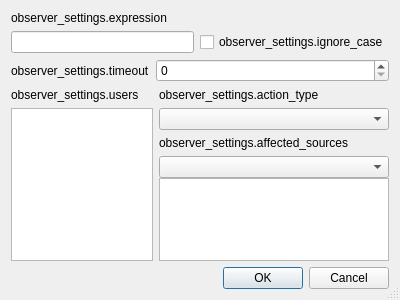
<?xml version="1.0" encoding="UTF-8"?>
<ui version="4.0">
 <class>ActionConfigDialog</class>
 <widget class="QDialog" name="ActionConfigDialog">
  <property name="geometry">
   <rect>
    <x>0</x>
    <y>0</y>
    <width>400</width>
    <height>300</height>
   </rect>
  </property>
  <property name="windowTitle">
   <string>Action Settings</string>
  </property>
  <property name="sizeGripEnabled">
   <bool>true</bool>
  </property>
  <property name="modal">
   <bool>true</bool>
  </property>
  <layout class="QVBoxLayout" name="verticalLayout_2">
   <item>
    <widget class="QLabel" name="label">
     <property name="text">
      <string>observer_settings.expression</string>
     </property>
    </widget>
   </item>
   <item>
    <layout class="QHBoxLayout" name="horizontalLayout">
     <item>
      <widget class="QLineEdit" name="pattern"/>
     </item>
     <item>
      <widget class="QCheckBox" name="ignoreCase">
       <property name="text">
        <string>observer_settings.ignore_case</string>
       </property>
      </widget>
     </item>
    </layout>
   </item>
   <item>
    <layout class="QHBoxLayout" name="horizontalLayout_3">
     <item>
      <widget class="QLabel" name="label_5">
       <property name="text">
        <string>observer_settings.timeout</string>
       </property>
      </widget>
     </item>
     <item>
      <widget class="QSpinBox" name="timeout">
       <property name="sizePolicy">
        <sizepolicy hsizetype="Expanding" vsizetype="Fixed">
         <horstretch>0</horstretch>
         <verstretch>0</verstretch>
        </sizepolicy>
       </property>
       <property name="maximum">
        <number>1000</number>
       </property>
      </widget>
     </item>
    </layout>
   </item>
   <item>
    <layout class="QHBoxLayout" name="horizontalLayout_2">
     <item>
      <layout class="QVBoxLayout" name="verticalLayout_3">
       <item>
        <widget class="QLabel" name="label_4">
         <property name="text">
          <string>observer_settings.users</string>
         </property>
        </widget>
       </item>
       <item>
        <widget class="QPlainTextEdit" name="users">
         <property name="lineWrapMode">
          <enum>QPlainTextEdit::NoWrap</enum>
         </property>
        </widget>
       </item>
      </layout>
     </item>
     <item>
      <layout class="QVBoxLayout" name="verticalLayout">
       <item>
        <widget class="QLabel" name="label_2">
         <property name="text">
          <string>observer_settings.action_type</string>
         </property>
        </widget>
       </item>
       <item>
        <widget class="QComboBox" name="actionType"/>
       </item>
       <item>
        <widget class="QLabel" name="label_3">
         <property name="text">
          <string>observer_settings.affected_sources</string>
         </property>
        </widget>
       </item>
       <item>
        <layout class="QVBoxLayout" name="verticalLayout_4">
         <property name="spacing">
          <number>0</number>
         </property>
         <item>
          <widget class="QComboBox" name="availableSources">
           <property name="placeholderText">
            <string>observer_settings.available_sources</string>
           </property>
          </widget>
         </item>
         <item>
          <widget class="QPlainTextEdit" name="affectedSources">
           <property name="lineWrapMode">
            <enum>QPlainTextEdit::NoWrap</enum>
           </property>
          </widget>
         </item>
        </layout>
       </item>
      </layout>
     </item>
    </layout>
   </item>
   <item>
    <widget class="QDialogButtonBox" name="dialog_buttons">
     <property name="standardButtons">
      <set>QDialogButtonBox::Cancel|QDialogButtonBox::Ok</set>
     </property>
    </widget>
   </item>
  </layout>
 </widget>
 <resources/>
 <connections>
  <connection>
   <sender>dialog_buttons</sender>
   <signal>accepted()</signal>
   <receiver>ActionConfigDialog</receiver>
   <slot>accept()</slot>
   <hints>
    <hint type="sourcelabel">
     <x>199</x>
     <y>279</y>
    </hint>
    <hint type="destinationlabel">
     <x>199</x>
     <y>149</y>
    </hint>
   </hints>
  </connection>
  <connection>
   <sender>dialog_buttons</sender>
   <signal>rejected()</signal>
   <receiver>ActionConfigDialog</receiver>
   <slot>reject()</slot>
   <hints>
    <hint type="sourcelabel">
     <x>199</x>
     <y>279</y>
    </hint>
    <hint type="destinationlabel">
     <x>199</x>
     <y>149</y>
    </hint>
   </hints>
  </connection>
 </connections>
</ui>
